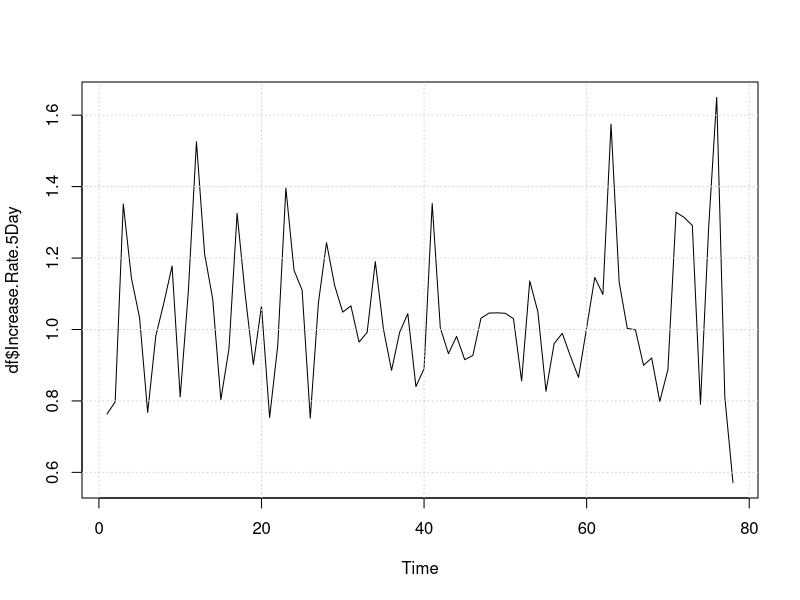
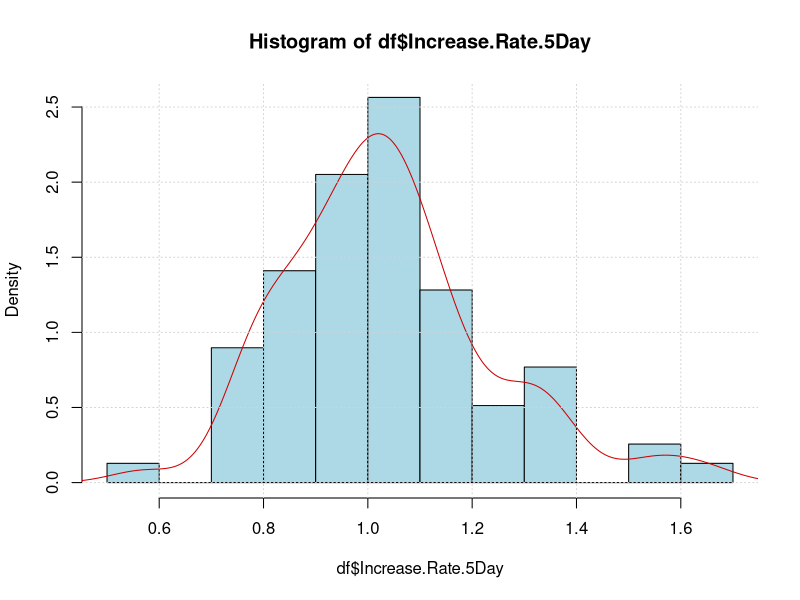
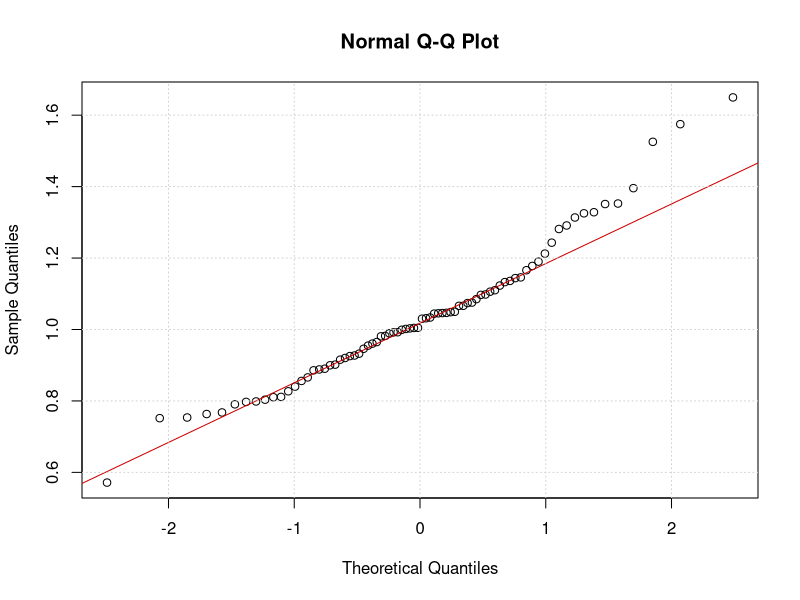

Write the R code that produced these figures, in order.
## ---- chunk 1
setwd("/Users/ewenwang/Dropbox/Data Science/DMAIC/Case Study/3-Analyze")
df = data.frame(read.csv("data.csv", header = T)[-c(1:4),])

require(ggplot2)

summary(df$Increase.Rate.5Day)

plot.ts(df$Increase.Rate.5Day)
grid()

hist(df$Increase.Rate.5Day, freq = F, col = "lightBlue")
lines(density(df$Increase.Rate.5Day), col = "red3")
grid()

qqnorm(df$Increase.Rate.5Day)
qqline(df$Increase.Rate.5Day, col = "red3")
grid()
